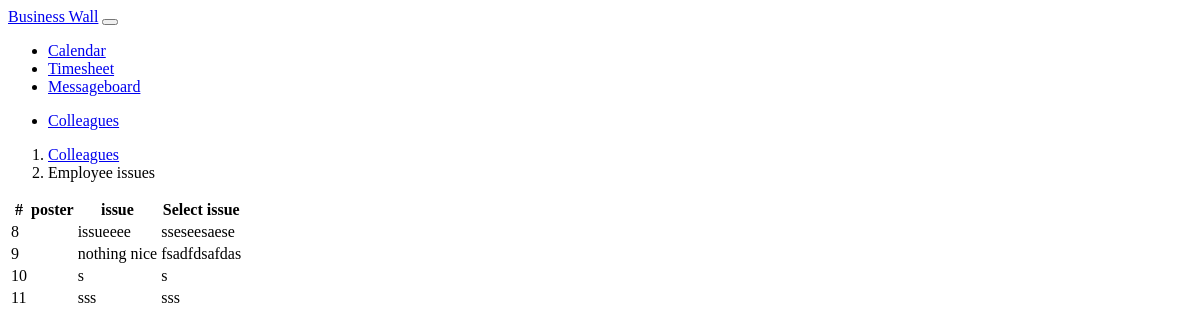
Page /schema/list on the committed database.
### schema/models.py (models this page shows, shortened)
class Schema(models.Model):
    schema_id = models.AutoField(primary_key=True)
    issue = models.CharField(max_length=100)
    poster = models.ForeignKey(User, on_delete=models.CASCADE)
    content = models.TextField(default=None)

### schema/views.py (the view)
# urls.py: path('list', views.list_schema, name='list'),
def list_schema(request):
    output_schema_list = Schema.objects.all()
    context = {"object_list": output_schema_list}
    return render(request, 'schemas/schema_list.html',context)

### schema/templates/schemas/schema_list.html (shortened to what this page needs)
{% extends 'base.html' %}
{% load static %}
{% block content %}
<div class="content">
  <ol class="breadcrumb align-items-center mb-4">
    <li class="breadcrumb-item">
      <a href="{% url 'colleagues' %}">Colleagues</a>
    </li>
    <li class="breadcrumb-item active">Employee issues</li>
  </ol>
  <div class="wrapper">
    <table class='table'>
      <thead class='thead-ligth'>
        <th>#</th>
        <th>poster</th>
        <th>issue </th>
        <th>Select issue</th>
      </thead>
      <tbody>
        {% for line in object_list %}
          <tr>
            <td colspan= "1"> {{line.schema_id}} </td>
            <td> {{line.poster.get_full_name}} </td>
            <td> {{line.issue}} </td>
            <td> {{line.content}} </td>
          </tr >
        {% endfor %}
      </tbody>
    </table>
  </div>
</div>
{% endblock %}

### templates/base.html (shortened to what this page needs)
{% load static %}
{% load compress %}
<!doctype html>
<html lang="en">
  <head>
    {% compress css %}
      <link type="text/x-scss" href="{% static 'scss/main.scss' %}" rel="stylesheet" media="screen">
    {% endcompress %}
  </head>
  <body class="bg-light">
    {% block header %}
    {% include "homepage_header.html" with user=user %}
    {% endblock header %}
    {% block content %}
    {% endblock content %}
  </body>
</html>

### homepage/templates/homepage_header.html (shortened to what this page needs)
{% load static %}
{% load departments %}
<link rel="stylesheet" href="{% static 'css/codehome.css' %}">
<nav class="navbar navbar-expand-lg bg-dark navbar-dark justify-content-start">
  <a class="navbar-brand nav_brand" href="{% url 'home' %}">Business Wall</a>
  <button class="navbar-toggler order-md-2 order-sm-2 ml-auto" type="button" data-toggle="collapse" data-target=".navbars">
  </button>
  <div class="collapse navbar-header navbar-collapse navbars order-md-1 order-sm-1" id="navbar1">
    <ul class="navbar-nav">
      <li class="nav-item"><a class="nav-link" href="/roster/calendar">Calendar</a></li>
      <li class="nav-item"><a class="nav-link" href="/timesheet/">Timesheet</a></li>
      <li class="nav-item"><a class="nav-link" href="{% url 'board_home' %}">Messageboard</a></li>
    </ul>
  </div>
  <div class="collapse navbar-collapse navbars order-md-3 order-sm-3" id="navbar3">
    <ul class="navbar-nav">
      <li class="nav-item"><a class="nav-link" href="{% url 'colleagues' %}">Colleagues</a></li>
    </ul>
  </div>
</nav>

### rows in the picture
Schema: schema_id "8", issue "issueeee", content "sseseesaese"
Schema: schema_id "9", issue "nothing nice", content "fsadfdsafdas"
Schema: schema_id "10", issue "s", content "s"
Schema: schema_id "11", issue "sss", content "sss"
